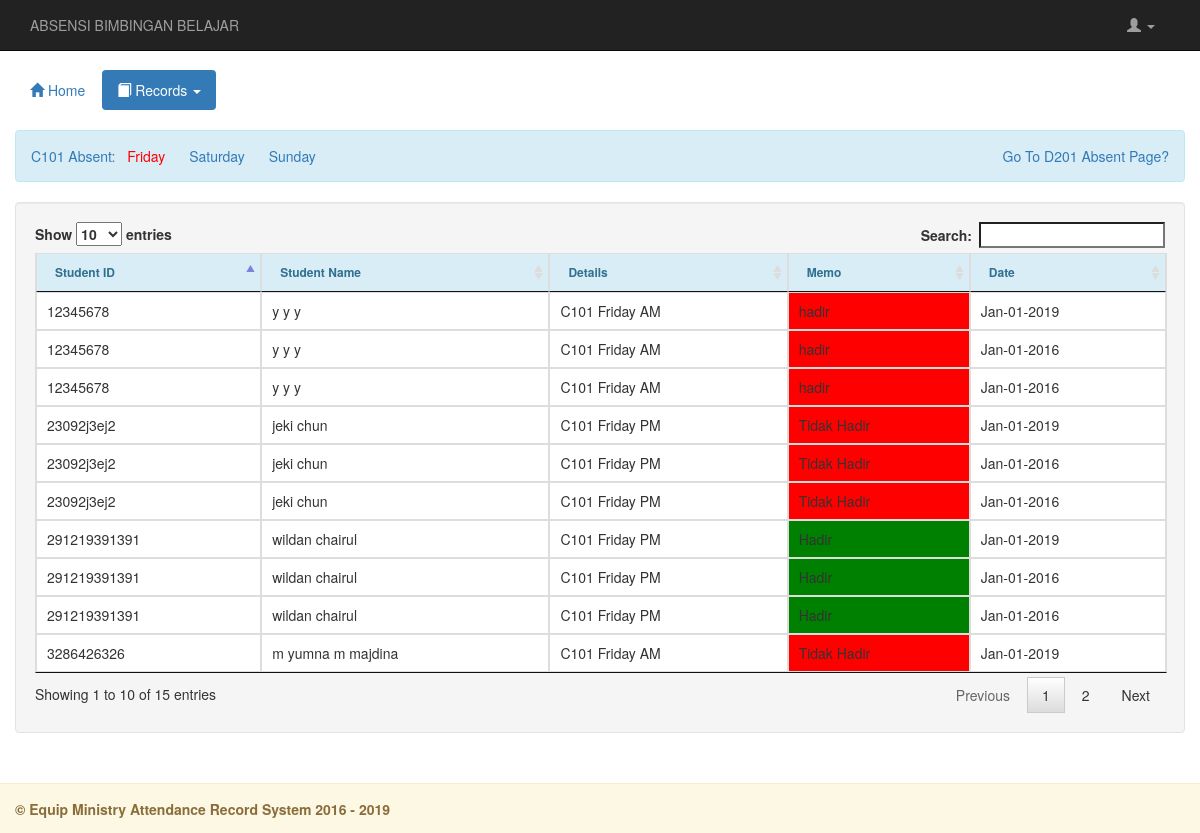
The app's page /siswa/absent_cf.php with its own data.
### tables this page shows
CREATE TABLE `student` (
  `student_id` int(11) NOT NULL,
  `student_no` varchar(20) NOT NULL,
  `firstname` varchar(30) NOT NULL,
  `middlename` varchar(30) NOT NULL,
  `lastname` varchar(30) NOT NULL,
  `course` varchar(10) NOT NULL,
  `schedule` varchar(200) NOT NULL,
  `section` varchar(8) NOT NULL,
  `status` varchar(50) NOT NULL
);

CREATE TABLE `calen` (
  `cal_id` int(19) NOT NULL,
  `name` varchar(200) NOT NULL,
  `month` varchar(200) NOT NULL,
  `day` varchar(200) NOT NULL,
  `year` varchar(200) NOT NULL,
  `schedule` varchar(200) NOT NULL
);

### siswa/absent_cf.php (the view, shortened to what this page needs)
<!DOCTYPE html>
<?php
	require_once 'account.php';
?>
<html lang = "eng">
	<head>
		<link rel = "stylesheet" href = "css/bootstrap.css" />
		<link rel = "stylesheet" href = "css/jquery.dataTables.css" />
	</head>
	<body>
		<nav class = "navbar navbar-inverse navbar-fixed-top">
			<div class = "container-fluid">
				<div class = "navbar-header">
					<p class = "navbar-text pull-right">ABSENSI BIMBINGAN BELAJAR</p>
				</div>
				<ul class = "nav navbar-nav navbar-right">
					<li class = "dropdown">
						<a href = "#" class = "dropdown-toggle" data-toggle = "dropdown"><i class = "glyphicon glyphicon-user"></i> <?php echo htmlentities($admin_name)?> <b class = "caret"></b></a>
					</li>
				</ul>
			</div>
		</nav>
		<div class = "container-fluid" style = "margin-top:70px;">
			<ul class = "nav nav-pills">
				<li><a href = "home.php"><span class = "glyphicon glyphicon-home"></span> Home</a></li>
				<li class = "dropdown active">
					<a class = "dropdown-toggle" data-toggle = "dropdown" href = "#"><span class = "glyphicon glyphicon-book"></span> Records <span class = "caret"></span></a>
			</ul>
			<br />
			<div class = "alert alert-info">
				<a href="#"> C101 Absent: &nbsp </a>
				<a href="absent_cf.php" style="margin-right:20px;color:red;" >Friday</a>
				<a href="absent_cs.php" style="margin-right:20px;">Saturday</a>
				<a href="absent_csa.php" style="margin-right:20px;">Sunday</a>
			<a href="absent_df.php" style="float:right;">Go To D201 Absent Page?</a></div>
	<div class = "well col-lg-12">
				<table id = "table" class = "table table-bordered">
					<thead class = "alert-info">
						<tr style="font-size:12px;">
							<th>Student ID</th>
							<th>Student Name</th>
							<th>Details</th>
							<th>Memo</th>
							<th>Date</th>
							</tr>
					</thead>
					<tbody>
						<?php
							$q_student = $conn->query("SELECT * FROM `calen`") or die(mysqli_error());
							while($f_student = $q_student->fetch_array()){
								$date=$f_student['month']."-".$f_student['day']."-".$f_student['year'];
								$list1=$conn->query
								("SELECT * FROM student WHERE student_id NOT IN (SELECT id FROM late WHERE date ='".$date."')") or die ("Table Connection Error");
								while($f_time1=$list1->fetch_array())
								{
									if($f_time1['course']=="C101"){
											if($f_time1['schedule']=='Friday AM' || $f_time1['schedule']=='Friday PM' ){
												if($f_time1['status']=='Hadir'){
															echo"<tr><td>".$f_time1['student_no']."</td>";
															echo"<td>".$f_time1['firstname']." ".$f_time1['middlename']." ".$f_time1['lastname']."</td>";
															echo"<td>".$f_time1['course']." ".$f_time1['schedule']."</td>";
															echo"<td style='background-color: GREEN;' >".$f_time1['status']."</td>";
															echo"<td>".$date."</td>";
												}else{
													echo"<tr><td>".$f_time1['student_no']."</td>";
													echo"<td>".$f_time1['firstname']." ".$f_time1['middlename']." ".$f_time1['lastname']."</td>";
													echo"<td>".$f_time1['course']." ".$f_time1['schedule']."</td>";
													echo"<td style='background-color: RED;' >".$f_time1['status']."</td>";
													echo"<td>".$date."</td>";
												}
											}
									}
								}
							}
						?>
						</tr>
					</tbody>
				</table>
			</div>
		</div>
		<br>	<br>	<br>	<br>
		<div class = "navbar navbar-fixed-bottom alert-warning">
			<div class = "container-fluid"style="margin-top:15px;">
				<label class = "pull-left">&copy; Equip Ministry Attendance Record System 2016 - <?php echo date("Y");?></label>
			</div>
		</div>
	</body>
</html>

### records on screen
calen: date "Jan-01-2019"
student: student_no "3286426326", firstname "m yumna m", lastname "majdina", course "C101", schedule "Friday AM", status "Tidak Hadir"
student: student_no "291219391391", firstname "wildan", lastname "chairul", course "C101", schedule "Friday PM", status "Hadir"
student: student_no "23092j3ej2", firstname "jeki", lastname "chun", course "C101", schedule "Friday PM", status "Tidak Hadir"
student: student_no "12345678", firstname "y", middlename "y", lastname "y", course "C101", schedule "Friday AM", status "hadir"
calen: date "Jan-01-2016"
calen: date "Jan-01-2016"
